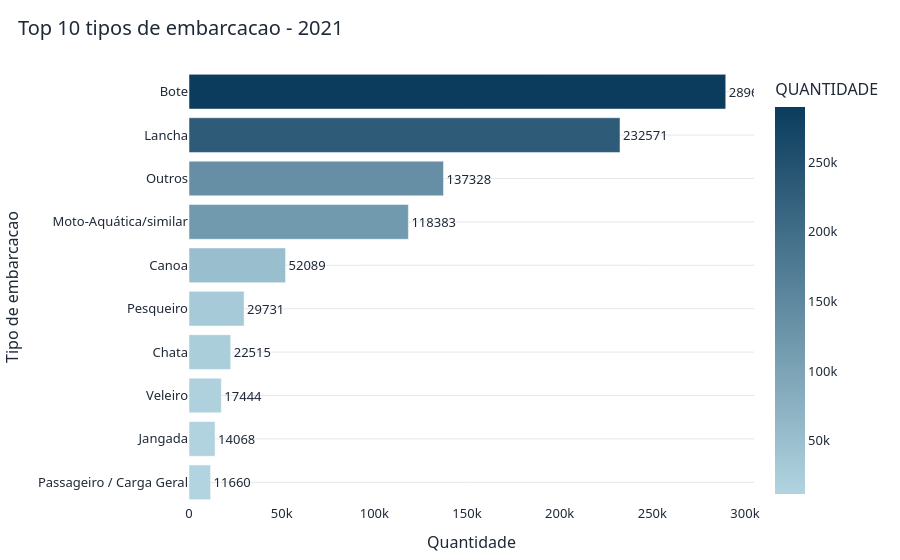
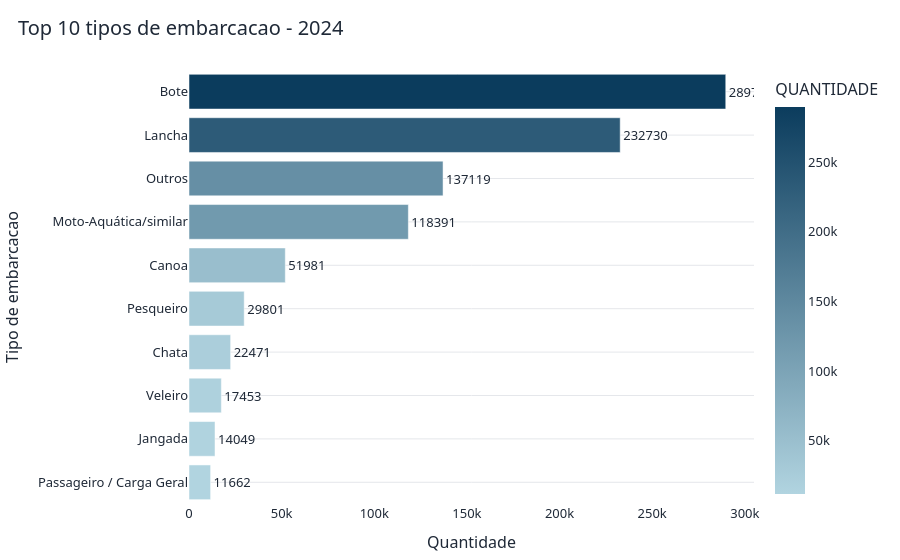

Notebook source saved alongside these figures, in order:
### Code cell
# Passo 4: Tema visual e utilitarios de grafico

import plotly.express as px
import plotly.graph_objects as go

PALETA = ["#0B3C5D", "#328CC1", "#D9B310", "#1D2731", "#B1D4E0"]

def aplicar_tema(fig, titulo, x_titulo="", y_titulo=""):
    fig.update_layout(
        title=dict(text=titulo, x=0.02, xanchor="left", font=dict(size=20)),
        template="plotly_white",
        colorway=PALETA,
        font=dict(family="Segoe UI", size=13, color="#1f2937"),
        xaxis_title=x_titulo,
        yaxis_title=y_titulo,
        plot_bgcolor="white",
        paper_bgcolor="white",
        margin=dict(l=40, r=20, t=70, b=40),
        legend_title_text=""
    )
    fig.update_xaxes(showgrid=False, zeroline=False)
    fig.update_yaxes(showgrid=True, gridcolor="#e5e7eb", zeroline=False)
    return fig

# Ranking Top 10 - 2021
top_2021 = res_2021.head(10).sort_values("QUANTIDADE")
fig = px.bar(
    top_2021,
    x="QUANTIDADE",
    y="TIPO_EMBARCACAO",
    orientation="h",
    text="QUANTIDADE",
    color="QUANTIDADE",
    color_continuous_scale=["#B1D4E0", "#0B3C5D"]
)
fig = aplicar_tema(fig, "Top 10 tipos de embarcacao - 2021", "Quantidade", "Tipo de embarcacao")
fig.update_traces(textposition="outside", hovertemplate="%{y}<br>Quantidade: %{x:,}<extra></extra>")
fig.show()

# Ranking Top 10 - 2024
top_2024 = res_2024.head(10).sort_values("QUANTIDADE")
fig = px.bar(
    top_2024,
    x="QUANTIDADE",
    y="TIPO_EMBARCACAO",
    orientation="h",
    text="QUANTIDADE",
    color="QUANTIDADE",
    color_continuous_scale=["#B1D4E0", "#0B3C5D"]
)
fig = aplicar_tema(fig, "Top 10 tipos de embarcacao - 2024", "Quantidade", "Tipo de embarcacao")
fig.update_traces(textposition="outside", hovertemplate="%{y}<br>Quantidade: %{x:,}<extra></extra>")
fig.show()

### Figure 1 — Plotly figure (JSON) as saved in the notebook; plotly's stock layout.template omitted (floating-point values rounded to 4 significant figures)
{"data": [{"hovertemplate": "%{y}<br>Quantidade: %{x:,}<extra></extra>", "legendgroup": "", "marker": {"color": [11660, 14068, 17444, 22515, 29731, 52089, 118383, 137328, 232571, 289620], "coloraxis": "coloraxis", "pattern": {"shape": ""}}, "name": "", "orientation": "h", "showlegend": false, "text": [11660.0, 14070.0, 17440.0, 22520.0, 29730.0, 52090.0, 118400.0, 137300.0, 232600.0, 289600.0], "textposition": "outside", "type": "bar", "x": [11660, 14068, 17444, 22515, 29731, 52089, 118383, 137328, 232571, 289620], "xaxis": "x", "y": ["Passageiro / Carga Geral", "Jangada", "Veleiro", "Chata", "Pesqueiro", "Canoa", "Moto-Aquática/similar", "Outros", "Lancha", "Bote"], "yaxis": "y"}], "layout": {"barmode": "relative", "coloraxis": {"colorbar": {"title": {"text": "QUANTIDADE"}}, "colorscale": [[0, "#B1D4E0"], [1, "#0B3C5D"]]}, "colorway": ["#0B3C5D", "#328CC1", "#D9B310", "#1D2731", "#B1D4E0"], "font": {"color": "#1f2937", "family": "Segoe UI", "size": 13}, "legend": {"title": {"text": ""}, "tracegroupgap": 0}, "margin": {"b": 40, "l": 40, "r": 20, "t": 70}, "paper_bgcolor": "white", "plot_bgcolor": "white", "title": {"font": {"size": 20}, "text": "Top 10 tipos de embarcacao - 2021", "x": 0.02, "xanchor": "left"}, "xaxis": {"anchor": "y", "domain": [0, 1], "showgrid": false, "title": {"text": "Quantidade"}, "zeroline": false}, "yaxis": {"anchor": "x", "domain": [0, 1], "gridcolor": "#e5e7eb", "showgrid": true, "title": {"text": "Tipo de embarcacao"}, "zeroline": false}}}

### Figure 2 — Plotly figure (JSON) as saved in the notebook; plotly's stock layout.template omitted (floating-point values rounded to 4 significant figures)
{"data": [{"hovertemplate": "%{y}<br>Quantidade: %{x:,}<extra></extra>", "legendgroup": "", "marker": {"color": [11662, 14049, 17453, 22471, 29801, 51981, 118391, 137119, 232730, 289706], "coloraxis": "coloraxis", "pattern": {"shape": ""}}, "name": "", "orientation": "h", "showlegend": false, "text": [11660.0, 14050.0, 17450.0, 22470.0, 29800.0, 51980.0, 118400.0, 137100.0, 232700.0, 289700.0], "textposition": "outside", "type": "bar", "x": [11662, 14049, 17453, 22471, 29801, 51981, 118391, 137119, 232730, 289706], "xaxis": "x", "y": ["Passageiro / Carga Geral", "Jangada", "Veleiro", "Chata", "Pesqueiro", "Canoa", "Moto-Aquática/similar", "Outros", "Lancha", "Bote"], "yaxis": "y"}], "layout": {"barmode": "relative", "coloraxis": {"colorbar": {"title": {"text": "QUANTIDADE"}}, "colorscale": [[0, "#B1D4E0"], [1, "#0B3C5D"]]}, "colorway": ["#0B3C5D", "#328CC1", "#D9B310", "#1D2731", "#B1D4E0"], "font": {"color": "#1f2937", "family": "Segoe UI", "size": 13}, "legend": {"title": {"text": ""}, "tracegroupgap": 0}, "margin": {"b": 40, "l": 40, "r": 20, "t": 70}, "paper_bgcolor": "white", "plot_bgcolor": "white", "title": {"font": {"size": 20}, "text": "Top 10 tipos de embarcacao - 2024", "x": 0.02, "xanchor": "left"}, "xaxis": {"anchor": "y", "domain": [0, 1], "showgrid": false, "title": {"text": "Quantidade"}, "zeroline": false}, "yaxis": {"anchor": "x", "domain": [0, 1], "gridcolor": "#e5e7eb", "showgrid": true, "title": {"text": "Tipo de embarcacao"}, "zeroline": false}}}
